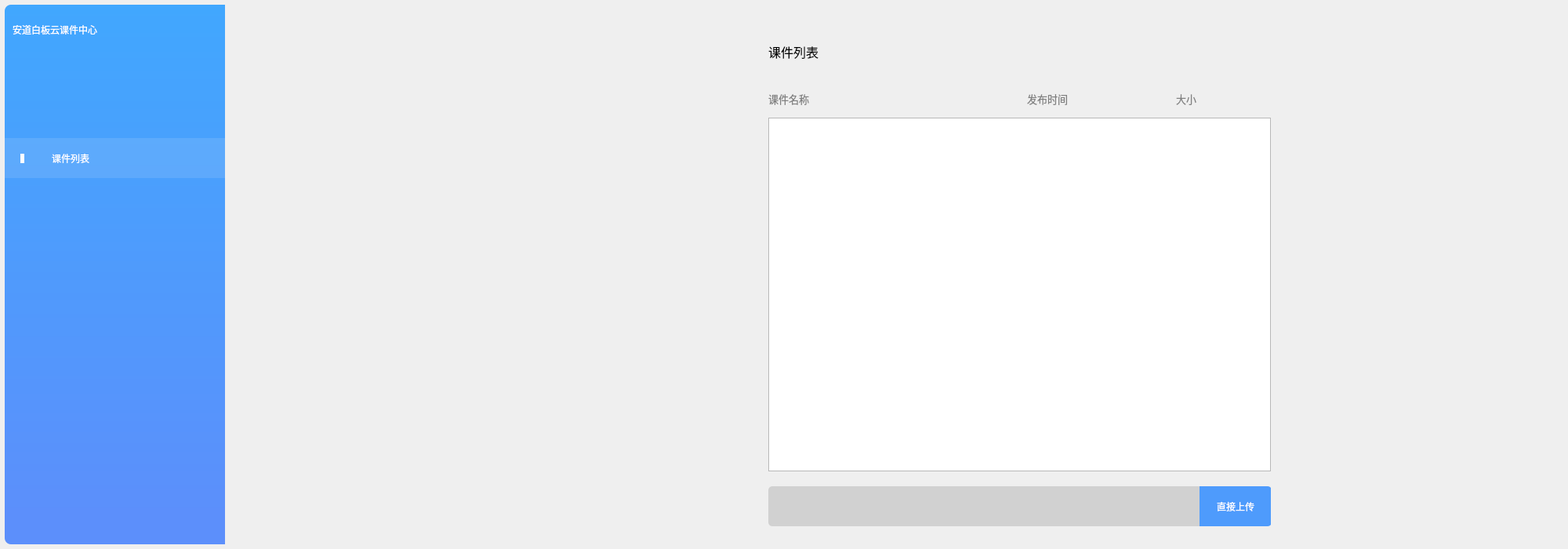
<?xml version="1.0" encoding="UTF-8"?>
<ui version="4.0">
 <class>DB_CloudUserPanel</class>
 <widget class="QWidget" name="DB_CloudUserPanel">
  <property name="geometry">
   <rect>
    <x>0</x>
    <y>0</y>
    <width>2000</width>
    <height>700</height>
   </rect>
  </property>
  <property name="windowTitle">
   <string>Form</string>
  </property>
  <widget class="DB_CustomFrame_3" name="frame_loading">
   <property name="geometry">
    <rect>
     <x>1090</x>
     <y>360</y>
     <width>121</width>
     <height>71</height>
    </rect>
   </property>
   <property name="styleSheet">
    <string notr="true">#frame_loading{
border: none;
}</string>
   </property>
   <property name="frameShape">
    <enum>QFrame::StyledPanel</enum>
   </property>
   <property name="frameShadow">
    <enum>QFrame::Raised</enum>
   </property>
  </widget>
  <widget class="DB_CustomFrame_4" name="frame_cover">
   <property name="geometry">
    <rect>
     <x>1090</x>
     <y>450</y>
     <width>121</width>
     <height>71</height>
    </rect>
   </property>
   <property name="styleSheet">
    <string notr="true">border: none;</string>
   </property>
   <property name="frameShape">
    <enum>QFrame::StyledPanel</enum>
   </property>
   <property name="frameShadow">
    <enum>QFrame::Raised</enum>
   </property>
  </widget>
  <widget class="DB_CustomMessageBox" name="messageBox" native="true">
   <property name="geometry">
    <rect>
     <x>1090</x>
     <y>540</y>
     <width>120</width>
     <height>80</height>
    </rect>
   </property>
  </widget>
  <widget class="QFrame" name="frame">
   <property name="geometry">
    <rect>
     <x>6</x>
     <y>6</y>
     <width>281</width>
     <height>688</height>
    </rect>
   </property>
   <property name="styleSheet">
    <string notr="true">#frame{
	background-color: qlineargradient(spread:pad, x1:1, y1:0, x2:1, y2:1, stop:0 rgba(65, 167, 254, 255), stop:0.949438 rgba(92, 143, 251, 255));
	border: none;
	border-top-left-radius: 8px;
	border-bottom-left-radius: 8px;
}</string>
   </property>
   <property name="frameShape">
    <enum>QFrame::StyledPanel</enum>
   </property>
   <property name="frameShadow">
    <enum>QFrame::Raised</enum>
   </property>
   <widget class="QLabel" name="label">
    <property name="geometry">
     <rect>
      <x>10</x>
      <y>20</y>
      <width>199</width>
      <height>23</height>
     </rect>
    </property>
    <property name="styleSheet">
     <string notr="true">color: white;
</string>
    </property>
    <property name="text">
     <string>安道白板云课件中心</string>
    </property>
   </widget>
   <widget class="DB_CustomLabel_4" name="label_userIcon">
    <property name="geometry">
     <rect>
      <x>10</x>
      <y>70</y>
      <width>64</width>
      <height>64</height>
     </rect>
    </property>
    <property name="styleSheet">
     <string notr="true"/>
    </property>
    <property name="text">
     <string/>
    </property>
   </widget>
   <widget class="QLabel" name="label_username">
    <property name="geometry">
     <rect>
      <x>80</x>
      <y>80</y>
      <width>121</width>
      <height>22</height>
     </rect>
    </property>
    <property name="styleSheet">
     <string notr="true">color: white;

</string>
    </property>
    <property name="text">
     <string/>
    </property>
    <property name="alignment">
     <set>Qt::AlignBottom|Qt::AlignLeading|Qt::AlignLeft</set>
    </property>
   </widget>
   <widget class="QLabel" name="label_telephone">
    <property name="geometry">
     <rect>
      <x>80</x>
      <y>100</y>
      <width>121</width>
      <height>22</height>
     </rect>
    </property>
    <property name="styleSheet">
     <string notr="true">color: white;
</string>
    </property>
    <property name="text">
     <string/>
    </property>
    <property name="alignment">
     <set>Qt::AlignLeading|Qt::AlignLeft|Qt::AlignTop</set>
    </property>
   </widget>
   <widget class="DB_CustomLabel_1" name="label_management">
    <property name="geometry">
     <rect>
      <x>220</x>
      <y>100</y>
      <width>15</width>
      <height>7</height>
     </rect>
    </property>
    <property name="styleSheet">
     <string notr="true">border-image: url(&quot;:/images/courseware/down-2@2x.png&quot;);</string>
    </property>
    <property name="text">
     <string/>
    </property>
   </widget>
   <widget class="QFrame" name="frame_courseware">
    <property name="geometry">
     <rect>
      <x>0</x>
      <y>170</y>
      <width>281</width>
      <height>51</height>
     </rect>
    </property>
    <property name="styleSheet">
     <string notr="true">#frame_courseware{
border: none;
background: rgb(245, 245, 245, 30);
}</string>
    </property>
    <property name="frameShape">
     <enum>QFrame::StyledPanel</enum>
    </property>
    <property name="frameShadow">
     <enum>QFrame::Raised</enum>
    </property>
    <widget class="QLabel" name="label_icon">
     <property name="geometry">
      <rect>
       <x>20</x>
       <y>20</y>
       <width>5</width>
       <height>12</height>
      </rect>
     </property>
     <property name="styleSheet">
      <string notr="true">background-color: rgb(255, 255, 255);</string>
     </property>
     <property name="text">
      <string/>
     </property>
    </widget>
    <widget class="QLabel" name="label_courseware">
     <property name="geometry">
      <rect>
       <x>60</x>
       <y>0</y>
       <width>221</width>
       <height>51</height>
      </rect>
     </property>
     <property name="styleSheet">
      <string notr="true">QLabel{
color: white;
}
</string>
     </property>
     <property name="text">
      <string>课件列表</string>
     </property>
    </widget>
   </widget>
  </widget>
  <widget class="QStackedWidget" name="stackedWidget">
   <property name="geometry">
    <rect>
     <x>320</x>
     <y>50</y>
     <width>641</width>
     <height>621</height>
    </rect>
   </property>
   <property name="styleSheet">
    <string notr="true"/>
   </property>
   <widget class="QWidget" name="page"/>
   <widget class="QWidget" name="page_2"/>
  </widget>
  <widget class="DB_CustomLabel_1" name="label_close">
   <property name="geometry">
    <rect>
     <x>970</x>
     <y>16</y>
     <width>16</width>
     <height>16</height>
    </rect>
   </property>
   <property name="font">
    <font>
     <pointsize>12</pointsize>
    </font>
   </property>
   <property name="styleSheet">
    <string notr="true">border-image: url(&quot;:/images/close.png&quot;);</string>
   </property>
   <property name="text">
    <string/>
   </property>
   <property name="alignment">
    <set>Qt::AlignCenter</set>
   </property>
  </widget>
  <widget class="QWidget" name="widget" native="true">
   <property name="geometry">
    <rect>
     <x>980</x>
     <y>50</y>
     <width>641</width>
     <height>621</height>
    </rect>
   </property>
   <widget class="QLabel" name="label_5">
    <property name="geometry">
     <rect>
      <x>0</x>
      <y>0</y>
      <width>641</width>
      <height>31</height>
     </rect>
    </property>
    <property name="font">
     <font>
      <pointsize>12</pointsize>
     </font>
    </property>
    <property name="styleSheet">
     <string notr="true">color: black;</string>
    </property>
    <property name="text">
     <string>课件列表</string>
    </property>
   </widget>
   <widget class="QLabel" name="label_headerName">
    <property name="geometry">
     <rect>
      <x>0</x>
      <y>60</y>
      <width>331</width>
      <height>31</height>
     </rect>
    </property>
    <property name="font">
     <font>
      <pointsize>10</pointsize>
     </font>
    </property>
    <property name="styleSheet">
     <string notr="true">color: gray;
</string>
    </property>
    <property name="text">
     <string>课件名称</string>
    </property>
   </widget>
   <widget class="QLabel" name="label_headerTime">
    <property name="geometry">
     <rect>
      <x>330</x>
      <y>60</y>
      <width>78</width>
      <height>31</height>
     </rect>
    </property>
    <property name="font">
     <font>
      <pointsize>10</pointsize>
     </font>
    </property>
    <property name="styleSheet">
     <string notr="true">color: gray;</string>
    </property>
    <property name="text">
     <string>发布时间</string>
    </property>
   </widget>
   <widget class="QLabel" name="label_HeaderSize">
    <property name="geometry">
     <rect>
      <x>520</x>
      <y>60</y>
      <width>121</width>
      <height>31</height>
     </rect>
    </property>
    <property name="font">
     <font>
      <pointsize>10</pointsize>
     </font>
    </property>
    <property name="styleSheet">
     <string notr="true">color: gray;</string>
    </property>
    <property name="text">
     <string>大小</string>
    </property>
   </widget>
   <widget class="DB_CustomTableView" name="tableView">
    <property name="geometry">
     <rect>
      <x>0</x>
      <y>100</y>
      <width>641</width>
      <height>451</height>
     </rect>
    </property>
    <property name="styleSheet">
     <string notr="true"/>
    </property>
   </widget>
   <widget class="DB_CustomLabel_1" name="label_up">
    <property name="geometry">
     <rect>
      <x>410</x>
      <y>68</y>
      <width>8</width>
      <height>4</height>
     </rect>
    </property>
    <property name="styleSheet">
     <string notr="true">border-image: url(':/images/up-5.png');</string>
    </property>
    <property name="text">
     <string/>
    </property>
   </widget>
   <widget class="DB_CustomLabel_1" name="label_down">
    <property name="geometry">
     <rect>
      <x>410</x>
      <y>80</y>
      <width>8</width>
      <height>4</height>
     </rect>
    </property>
    <property name="styleSheet">
     <string notr="true">border-image: url(':/images/down-4.png');</string>
    </property>
    <property name="text">
     <string/>
    </property>
   </widget>
   <widget class="QLabel" name="label_HeaderMore">
    <property name="geometry">
     <rect>
      <x>420</x>
      <y>60</y>
      <width>101</width>
      <height>31</height>
     </rect>
    </property>
    <property name="styleSheet">
     <string notr="true"/>
    </property>
    <property name="text">
     <string/>
    </property>
   </widget>
   <widget class="QLineEdit" name="lineEdit_upload">
    <property name="geometry">
     <rect>
      <x>0</x>
      <y>570</y>
      <width>551</width>
      <height>51</height>
     </rect>
    </property>
    <property name="styleSheet">
     <string notr="true">QLineEdit{
border: none;
background: rgb(200, 200, 200, 200);
border-top-left-radius: 5px;
border-bottom-left-radius: 5px;
}</string>
    </property>
   </widget>
   <widget class="QPushButton" name="pUpload">
    <property name="geometry">
     <rect>
      <x>550</x>
      <y>570</y>
      <width>92</width>
      <height>51</height>
     </rect>
    </property>
    <property name="sizePolicy">
     <sizepolicy hsizetype="Preferred" vsizetype="Preferred">
      <horstretch>0</horstretch>
      <verstretch>0</verstretch>
     </sizepolicy>
    </property>
    <property name="styleSheet">
     <string notr="true">QPushButton{
background-color: rgb(78, 155, 252);
color: white;
border: none;
border-left: none;
border-top-right-radius: 5px;
border-bottom-right-radius: 5px;
}</string>
    </property>
    <property name="text">
     <string>直接上传</string>
    </property>
   </widget>
  </widget>
 </widget>
 <customwidgets>
  <customwidget>
   <class>DB_CustomLabel_1</class>
   <extends>QLabel</extends>
   <header location="global">CustomWidget/db_customlabel.h</header>
  </customwidget>
  <customwidget>
   <class>DB_CustomFrame_3</class>
   <extends>QFrame</extends>
   <header location="global">CustomWidget/db_customframe.h</header>
   <container>1</container>
  </customwidget>
  <customwidget>
   <class>DB_CustomLabel_4</class>
   <extends>QLabel</extends>
   <header location="global">CustomWidget/db_customlabel.h</header>
  </customwidget>
  <customwidget>
   <class>DB_CustomFrame_4</class>
   <extends>QFrame</extends>
   <header location="global">CustomWidget/db_customframe.h</header>
   <container>1</container>
  </customwidget>
  <customwidget>
   <class>DB_CustomMessageBox</class>
   <extends>QWidget</extends>
   <header location="global">CustomWidget/db_custommessagebox.h</header>
   <container>1</container>
  </customwidget>
  <customwidget>
   <class>DB_CustomTableView</class>
   <extends>QTableView</extends>
   <header location="global">CustomWidget/db_customtableview.h</header>
  </customwidget>
 </customwidgets>
 <resources/>
 <connections/>
</ui>
